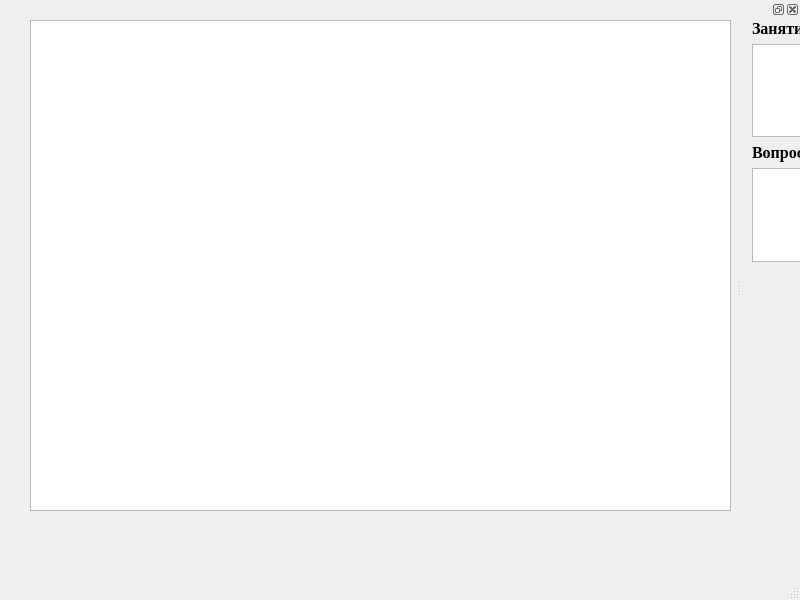
<?xml version="1.0" encoding="UTF-8"?>
<ui version="4.0">
 <class>CourseView</class>
 <widget class="QMainWindow" name="CourseView">
  <property name="geometry">
   <rect>
    <x>0</x>
    <y>0</y>
    <width>800</width>
    <height>600</height>
   </rect>
  </property>
  <property name="sizePolicy">
   <sizepolicy hsizetype="Maximum" vsizetype="Maximum">
    <horstretch>0</horstretch>
    <verstretch>0</verstretch>
   </sizepolicy>
  </property>
  <property name="windowTitle">
   <string/>
  </property>
  <widget class="QWidget" name="centralwidget">
   <widget class="QWidget" name="verticalLayoutWidget">
    <property name="geometry">
     <rect>
      <x>30</x>
      <y>20</y>
      <width>701</width>
      <height>491</height>
     </rect>
    </property>
    <layout class="QVBoxLayout" name="verticalLayout">
     <item>
      <widget class="QTableWidget" name="tableWidget"/>
     </item>
    </layout>
   </widget>
  </widget>
  <widget class="QMenuBar" name="menubar">
   <property name="geometry">
    <rect>
     <x>0</x>
     <y>0</y>
     <width>800</width>
     <height>26</height>
    </rect>
   </property>
  </widget>
  <widget class="QStatusBar" name="statusbar"/>
  <widget class="QDockWidget" name="dockWidget">
   <property name="windowTitle">
    <string/>
   </property>
   <attribute name="dockWidgetArea">
    <number>2</number>
   </attribute>
   <widget class="QWidget" name="dockWidgetContents">
    <widget class="QWidget" name="verticalLayoutWidget_2">
     <property name="geometry">
      <rect>
       <x>10</x>
       <y>0</y>
       <width>681</width>
       <height>243</height>
      </rect>
     </property>
     <layout class="QVBoxLayout" name="verticalLayout_2">
      <item>
       <widget class="QLabel" name="label">
        <property name="font">
         <font>
          <family>Times New Roman</family>
          <pointsize>12</pointsize>
          <weight>75</weight>
          <bold>true</bold>
         </font>
        </property>
        <property name="text">
         <string>Занятия</string>
        </property>
       </widget>
      </item>
      <item>
       <widget class="QTableWidget" name="tableWidget_2"/>
      </item>
      <item>
       <widget class="QLabel" name="label_2">
        <property name="font">
         <font>
          <family>Times New Roman</family>
          <pointsize>12</pointsize>
          <weight>75</weight>
          <bold>true</bold>
         </font>
        </property>
        <property name="text">
         <string>Вопросы</string>
        </property>
       </widget>
      </item>
      <item>
       <widget class="QTableWidget" name="tableWidget_3"/>
      </item>
     </layout>
    </widget>
   </widget>
  </widget>
 </widget>
 <resources/>
 <connections/>
</ui>
